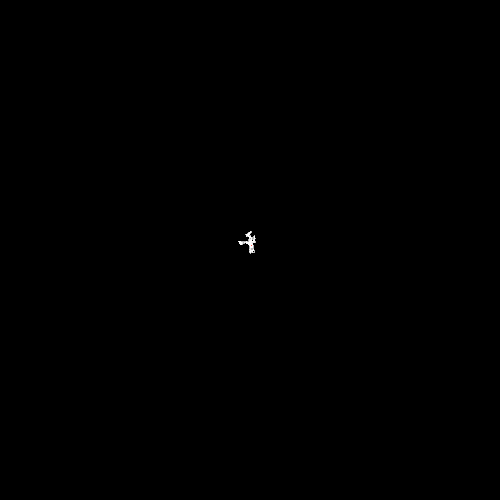
Frame 1 (no input)
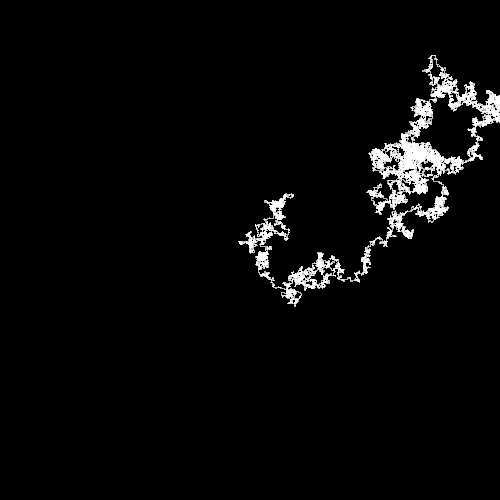
Frame 60 (the mouse pressed at the canvas centre just before this capture)
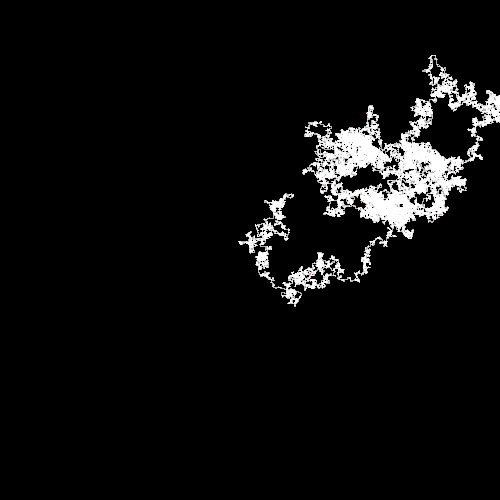
Frame 120 (the mouse held since frame 60 and released just before this capture)

The Processing sketch that drew these frames (run headless with seeded random() and noise(); from frame 60 on, the mouse is pressed at the canvas centre):

// Processing sketch: DrunkMiner01
// ── DrunkMiner01.pde
// Grid size for the maze (500x500 cells to match the window size)
int cols = 500;
int rows = 500;

// 2D Array: 1 represents a solid wall (black), 0 represents a carved path (white)
int[][] grid;

// The current position of our single "carver" (the drunk miner)
int carverX;
int carverY;

void setup() 
{
  size(500, 500);

  grid = new int[cols][rows];

  // Initialize the grid: fill everything with solid walls (1)
  for (int x = 0; x < cols; x++) 
  {
    for (int y = 0; y < rows; y++) 
    {
      grid[x][y] = 1;
    }
  }

  // Start the carver exactly in the center of the grid
  carverX = cols / 2;
  carverY = rows / 2;

  // Carve out the starting point
  grid[carverX][carverY] = 0;

  background(0); // Start with a black screen (all walls)
}

void draw() 
{
  // Perform multiple simulation steps per frame to speed up the visual generation
  for (int i = 0; i < 500; i++) 
  {

    // Choose a random direction: 0 = Up, 1 = Down, 2 = Left, 3 = Right
    int direction = int(random(4));

    // Move the carver based on the chosen direction
    if (direction == 0) 
    {
      carverY--; // Move Up
    } 
    else if (direction == 1) 
    {
      carverY++; // Move Down
    } 
    else if (direction == 2) 
    {
      carverX--; // Move Left
    } 
    else if (direction == 3) 
    {
      carverX++; // Move Right
    }

    // Keep the carver inside the grid boundaries (constrain coordinates).
    // This is an often necessary operation, which is why Processing has a special function.
    carverX = constrain(carverX, 0, cols - 1);
    carverY = constrain(carverY, 0, rows - 1);

    // Carve the current cell by setting it to a path (0)
    grid[carverX][carverY] = 0;

    // Draw the newly carved path immediately using a white point
    stroke(255);
    point(carverX, carverY);
  }

  // Optional visual highlight: draw the active carver position in red
  stroke(255, 0, 0);
  point(carverX, carverY);
}
